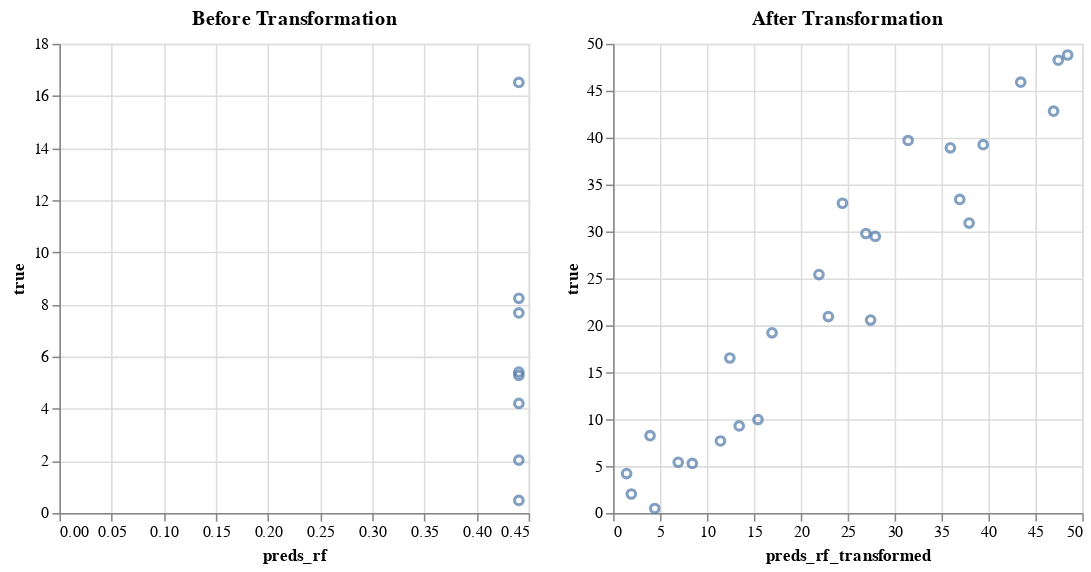

Notebook source saved alongside this figure:
### Markdown cell above
Now we can see x as $x=0$ and y as $y=0+\varepsilon$. Lets build a new tree-based model capable extrapolation.

### Code cell
rf_extrapolation = RandomForestRegressor(random_state=0)

X, y_ = df.filter(["x"]), df["y"]

X_train, X_test, y_train, y_test = train_test_split(X, y_, random_state=0)

feature_engineering_train = TransformX(0.5, X_train["x"], y_train)
X_train_transformed, y_train_transformed = feature_engineering_train.transform_data()

feature_engineering_test = TransformX(0.5, X_test["x"], y_test)
X_test_transformed, y_test_transformed = feature_engineering_test.transform_data()

rf_extrapolation.fit(X_train_transformed.reshape(-1, 1), y_train_transformed)
y_preds_extrapolation = rf_extrapolation.predict(X_test_transformed.reshape(-1, 1))

transform_preds = TransformX(0.5, X_test["x"], y_preds_extrapolation)
y_preds_transformed = transform_preds.post_predict()

source = pd.concat(
    (
        pd.Series(y_preds_extrapolation, name="preds_rf"),
        pd.Series(y_preds_transformed, name="preds_rf_transformed"),
        pd.Series(y_test, name="true"),
    ),
    axis=1,
)

base_extrapolation = alt.Chart(source).mark_point().encode(alt.Y("true:Q"))

point_lr_extrapolation = base_extrapolation.encode(alt.X("preds_rf:Q")).properties(
    title="Before Transformation"
)
point_rf_extrapolation = base_extrapolation.encode(
    alt.X("preds_rf_transformed:Q")
).properties(title="After Transformation")

point_lr_extrapolation | point_rf_extrapolation

### Figure 1 — Vega-Lite specification as saved in the notebook (floating-point values rounded to 4 significant figures)
{"config": {"view": {"continuousWidth": 300, "continuousHeight": 300}}, "hconcat": [{"mark": {"type": "point"}, "encoding": {"x": {"field": "preds_rf", "type": "quantitative"}, "y": {"field": "true", "type": "quantitative"}}, "title": "Before Transformation"}, {"mark": {"type": "point"}, "encoding": {"x": {"field": "preds_rf_transformed", "type": "quantitative"}, "y": {"field": "true", "type": "quantitative"}}, "title": "After Transformation"}], "data": {"name": "data-79d3f6b73c49507e7ed3ae9075f453fc"}, "$schema": "https://vega.github.io/schema/vega-lite/v5.17.0.json", "datasets": {"data-79d3f6b73c49507e7ed3ae9075f453fc": [{"preds_rf": 0.4406, "preds_rf_transformed": null, "true": null}, {"preds_rf": 0.4406, "preds_rf_transformed": null, "true": null}, {"preds_rf": 0.4406, "preds_rf_transformed": 1.441, "true": 4.202}, {"preds_rf": 0.4406, "preds_rf_transformed": 1.941, "true": 2.025}, {"preds_rf": 0.4406, "preds_rf_transformed": null, "true": null}, {"preds_rf": 0.4406, "preds_rf_transformed": null, "true": null}, {"preds_rf": 0.4406, "preds_rf_transformed": null, "true": null}, {"preds_rf": 0.4406, "preds_rf_transformed": 3.941, "true": 8.235}, {"preds_rf": 0.4406, "preds_rf_transformed": 4.441, "true": 0.4813}, {"preds_rf": 0.4406, "preds_rf_transformed": null, "true": null}, {"preds_rf": 0.4406, "preds_rf_transformed": null, "true": null}, {"preds_rf": 0.4406, "preds_rf_transformed": null, "true": null}, {"preds_rf": 0.4406, "preds_rf_transformed": null, "true": null}, {"preds_rf": 0.4406, "preds_rf_transformed": 6.941, "true": 5.406}, {"preds_rf": 0.4406, "preds_rf_transformed": null, "true": null}, {"preds_rf": 0.4406, "preds_rf_transformed": null, "true": null}, {"preds_rf": 0.4406, "preds_rf_transformed": 8.441, "true": 5.279}, {"preds_rf": 0.4406, "preds_rf_transformed": null, "true": null}, {"preds_rf": 0.4406, "preds_rf_transformed": null, "true": null}, {"preds_rf": 0.4406, "preds_rf_transformed": null, "true": null}, {"preds_rf": 0.4406, "preds_rf_transformed": null, "true": null}, {"preds_rf": 0.4406, "preds_rf_transformed": null, "true": null}, {"preds_rf": 0.4406, "preds_rf_transformed": 11.44, "true": 7.674}, {"preds_rf": 0.4406, "preds_rf_transformed": null, "true": null}, {"preds_rf": 0.4406, "preds_rf_transformed": 12.44, "true": 16.52}, {"preds_rf": 0.4406, "preds_rf_transformed": null, "true": null}, {"preds_rf": null, "preds_rf_transformed": 13.44, "true": 9.283}, {"preds_rf": null, "preds_rf_transformed": 43.44, "true": 45.91}, {"preds_rf": null, "preds_rf_transformed": 27.94, "true": 29.48}, {"preds_rf": null, "preds_rf_transformed": 37.94, "true": 30.9}, {"preds_rf": null, "preds_rf_transformed": 47.44, "true": 48.25}, {"preds_rf": null, "preds_rf_transformed": 36.94, "true": 33.41}, {"preds_rf": null, "preds_rf_transformed": 27.44, "true": 20.56}, {"preds_rf": null, "preds_rf_transformed": 48.44, "true": 48.81}, {"preds_rf": null, "preds_rf_transformed": 26.94, "true": 29.78}, {"preds_rf": null, "preds_rf_transformed": 46.94, "true": 42.82}, {"preds_rf": null, "preds_rf_transformed": 39.44, "true": 39.25}, {"preds_rf": null, "preds_rf_transformed": 15.44, "true": 9.952}, {"preds_rf": null, "preds_rf_transformed": 16.94, "true": 19.2}, {"preds_rf": null, "preds_rf_transformed": 21.94, "true": 25.41}, {"preds_rf": null, "preds_rf_transformed": 31.44, "true": 39.7}, {"preds_rf": null, "preds_rf_transformed": 35.94, "true": 38.92}, {"preds_rf": null, "preds_rf_transformed": 22.94, "true": 20.93}, {"preds_rf": null, "preds_rf_transformed": 24.44, "true": 33.01}]}}
